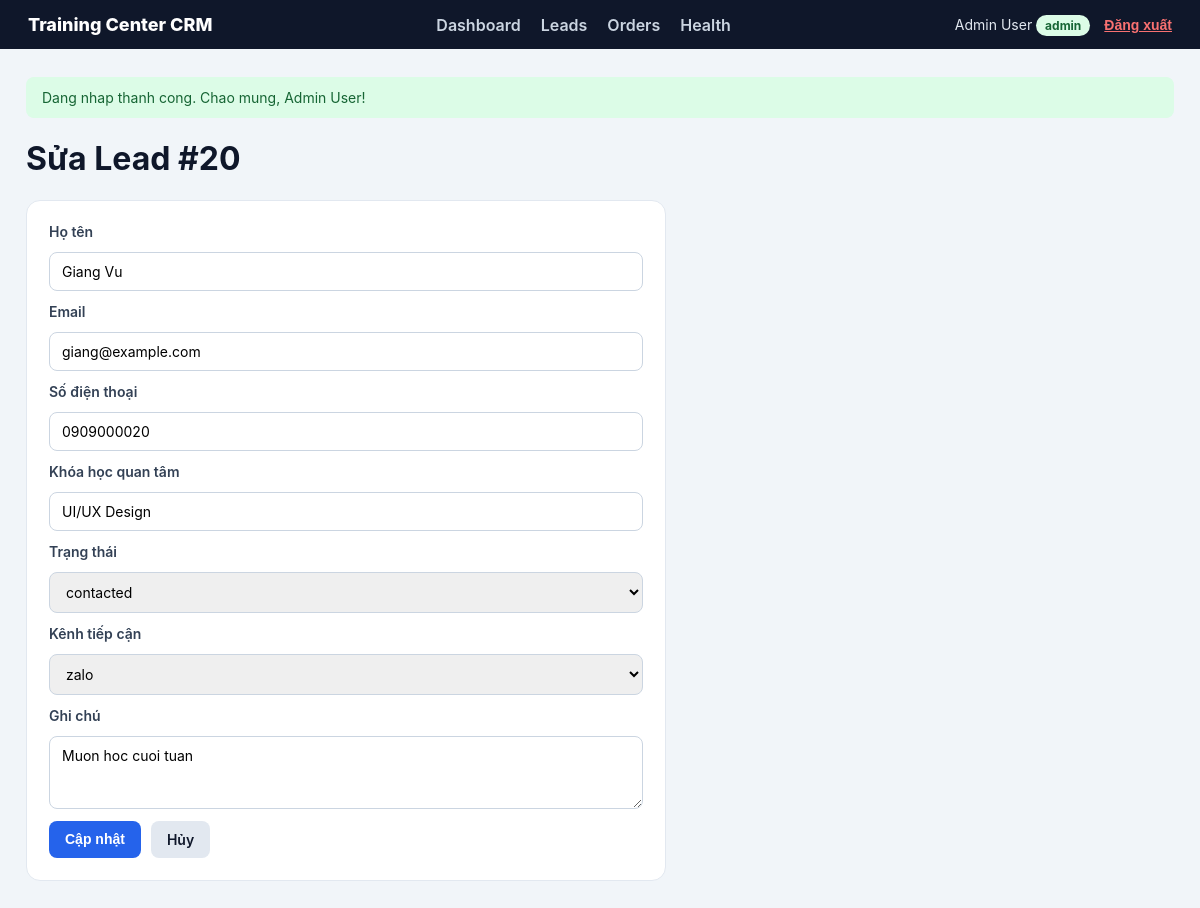
The app's page /leads/edit?id=20 (signed in) with its own data.
### tables this page shows
CREATE TABLE leads (
  id           INT AUTO_INCREMENT PRIMARY KEY,
  name         VARCHAR(100)  NOT NULL,
  email        VARCHAR(150)  NOT NULL,
  phone        VARCHAR(30)   NULL,
  course_interest VARCHAR(150) NULL,
  status       ENUM('new','contacted','qualified','lost') NOT NULL DEFAULT 'new',
  note         TEXT NULL,
  assigned_to  INT NULL,
  source       VARCHAR(50) NULL,
  deleted_at   DATETIME NULL,
  created_at   DATETIME NOT NULL DEFAULT CURRENT_TIMESTAMP,
  updated_at   DATETIME NULL ON UPDATE CURRENT_TIMESTAMP,
  UNIQUE KEY uq_leads_email (email),
  INDEX idx_leads_status           (status),
  INDEX idx_leads_created_at       (created_at),
  INDEX idx_leads_status_created   (status, created_at),
  INDEX idx_leads_assigned         (assigned_to),
  INDEX idx_leads_deleted          (deleted_at)
);

### app/Core/helpers.php (called while the page is built, shortened)
<?php
function e(?string $v): string
{
    return htmlspecialchars((string)$v, ENT_QUOTES | ENT_SUBSTITUTE, 'UTF-8');
}
function render(string $view, array $data = [], string $layout = 'layouts/main'): void
{
    extract($data);
    require __DIR__ . '/../Views/' . $view . '.php';
}

### app/Controllers/LeadController.php (called while the page is built, shortened)
<?php
class LeadController
{
    public function edit(): void
    {
        $id   = (int)($_GET['id'] ?? 0);
        $lead = $this->service->find($id);
        render('leads/edit', [
            'title'    => 'Sua Lead #' . $id,
            'lead'     => $lead,
            'errors'   => [],
            'old'      => $lead,
            'statuses' => $this->service->statuses(),
            'sources'  => $this->service->sources(),
        ]);
    }
}

### public/index.php (called while the page is built, shortened)
<?php
require __DIR__ . '/../app/Core/helpers.php';
require __DIR__ . '/../app/Repositories/LeadRepository.php';
require __DIR__ . '/../app/Services/LeadService.php';
require __DIR__ . '/../app/Controllers/LeadController.php';
require __DIR__ . '/../app/Controllers/HealthController.php';
try {
    $dbConfig = require __DIR__ . '/../config/database.php';
    $pdo = Database::connect($dbConfig);
} catch (Throwable $e) {
    log_error('Database connection failed at bootstrap', $e);
    http_response_code(500);
    echo '<h1>503 Service Unavailable</h1><p>Hệ thống tạm thời không khả dụng. Vui lòng thử lại sau.</p>';
    exit;
}
$userRepo  = new UserRepository($pdo);
$leadRepo  = new LeadRepository($pdo);
$orderRepo = new OrderRepository($pdo);
$authService  = new AuthService($userRepo);
$leadService  = new LeadService($leadRepo);
$orderService = new OrderService($orderRepo);
$container = [
    HomeController::class       => new HomeController(),
    AuthController::class       => new AuthController($authService),
    DashboardController::class  => new DashboardController($leadRepo, $orderRepo),
    LeadController::class       => new LeadController($leadService),
    OrderController::class      => new OrderController($orderService),
    PublicLeadController::class => new PublicLeadController($leadService),
    HealthController::class     => new HealthController(),
];
$router = new Router();
$router->get('/',        [HomeController::class, 'index']);
$router->get('/health',  [HealthController::class, 'index']);
$router->get('/login',   [AuthController::class, 'login']);
$router->post('/login',  [AuthController::class, 'handleLogin']);
$router->post('/logout', [AuthController::class, 'logout']);
$router->get('/dashboard', [DashboardController::class, 'index']);
$router->get('/public-leads/create', [PublicLeadController::class, 'create']);
$router->post('/public-leads',       [PublicLeadController::class, 'store']);
$router->get('/leads',         [LeadController::class, 'index']);
$router->get('/leads/create',  [LeadController::class, 'create']);
$router->post('/leads/store',  [LeadController::class, 'store']);
$router->get('/leads/edit',    [LeadController::class, 'edit']);
$router->post('/leads/update', [LeadController::class, 'update']);
$router->post('/leads/delete', [LeadController::class, 'delete']);
$router->get('/orders',         [OrderController::class, 'index']);
$router->get('/orders/create',  [OrderController::class, 'create']);
$router->post('/orders/store',  [OrderController::class, 'store']);
$router->get('/orders/edit',    [OrderController::class, 'edit']);
$router->post('/orders/update', [OrderController::class, 'update']);
$router->post('/orders/delete', [OrderController::class, 'delete']);
$router->dispatch($_SERVER['REQUEST_METHOD'], $_SERVER['REQUEST_URI'], $container);

### app/Repositories/LeadRepository.php (called while the page is built, shortened)
<?php
class LeadRepository
{
    public function findById(int $id): ?array
    {
        $stmt = $this->db->prepare("SELECT * FROM leads WHERE id = :id AND deleted_at IS NULL LIMIT 1");
        $stmt->execute(['id' => $id]);
        return $stmt->fetch() ?: null;
    }
}

### app/Services/LeadService.php (called while the page is built, shortened)
<?php
class LeadService
{
    public function find(int $id): ?array
    {
        return $this->repo->findById($id);
    }
}

### app/Views/leads/edit.php (the view, shortened to what this page needs)
<h1>Sửa Lead #<?= e((string)($lead['id'] ?? '')) ?></h1>
<form method="post" action="/leads/update" class="card form-card">
    <label>Họ tên</label>
    <input type="text" name="name" value="<?= e($old['name'] ?? $lead['name']) ?>">
    <label>Email</label>
    <input type="email" name="email" value="<?= e($old['email'] ?? $lead['email']) ?>">
    <label>Số điện thoại</label>
    <input type="text" name="phone" value="<?= e($old['phone'] ?? $lead['phone'] ?? '') ?>">
    <label>Khóa học quan tâm</label>
    <input type="text" name="course_interest" value="<?= e($old['course_interest'] ?? $lead['course_interest'] ?? '') ?>">
    <label>Trạng thái</label>
    <select name="status">
        <?php foreach ($statuses as $s): ?>
            <option value="<?= e($s) ?>" <?= ($old['status'] ?? $lead['status']) === $s ? 'selected' : '' ?>><?= e($s) ?></option>
        <?php endforeach; ?>
    </select>
    <label>Kênh tiếp cận</label>
    <select name="source">
        <?php foreach ($sources as $src): ?>
            <option value="<?= e($src) ?>" <?= ($old['source'] ?? $lead['source'] ?? '') === $src ? 'selected' : '' ?>><?= e($src) ?></option>
        <?php endforeach; ?>
    </select>
    <label>Ghi chú</label>
    <textarea name="note" rows="3"><?= e($old['note'] ?? $lead['note'] ?? '') ?></textarea>
    <div style="display:flex;gap:10px">
        <button type="submit" class="btn primary">Cập nhật</button>
        <a href="/leads" class="btn">Hủy</a>
    </div>
</form>

### public/assets/style.css (style rules this page uses)
* { box-sizing: border-box; }
body { margin: 0; font-family: -apple-system, "Segoe UI", Arial, sans-serif; background: #f1f5f9; color: #0f172a; }
.card { background: #fff; border: 1px solid #e2e8f0; border-radius: 14px; padding: 22px; margin-bottom: 20px; }
.form-card { max-width: 640px; display: grid; gap: 12px; }
label { font-weight: 600; font-size: 14px; color: #334155; }
input, select, textarea { width: 100%; padding: 10px 12px; border: 1px solid #cbd5e1; border-radius: 8px; font-family: inherit; font-size: 14px; }
.btn, button { display: inline-block; padding: 10px 16px; border-radius: 8px; border: 0; text-decoration: none; cursor: pointer; background: #e2e8f0; color: #0f172a; font-size: 14px; font-weight: 600; }
.btn.primary { background: #2563eb; color: #fff; }

### records on screen
leads: id "20", name "Giang Vu", email "giang@example.com", phone "0909000020", course_interest "UI/UX Design", note "Muon hoc cuoi tuan"

### other values on screen
$_SESSION['user_name'] "Admin User"
$_SESSION['user_role'] "admin"
$success "Dang nhap thanh cong. Chao mung, Admin User!"
form field status "contacted"
form field source "zalo"
